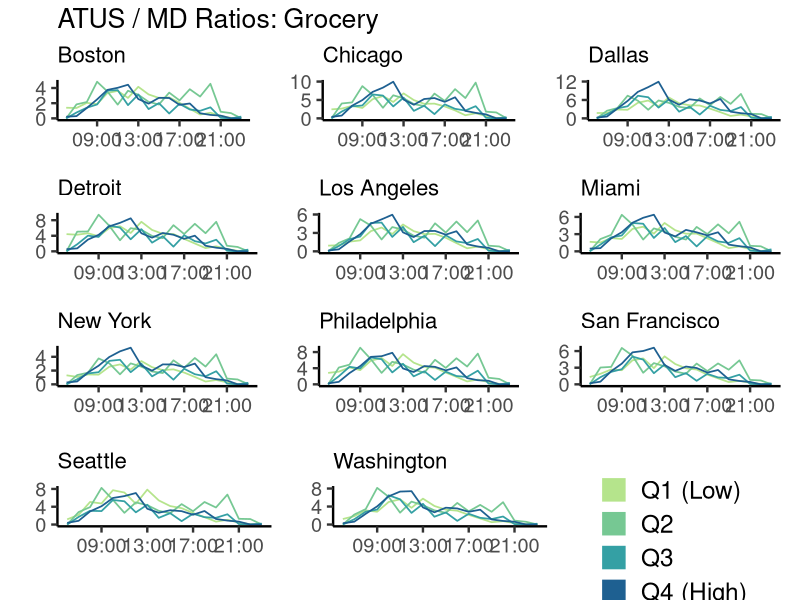
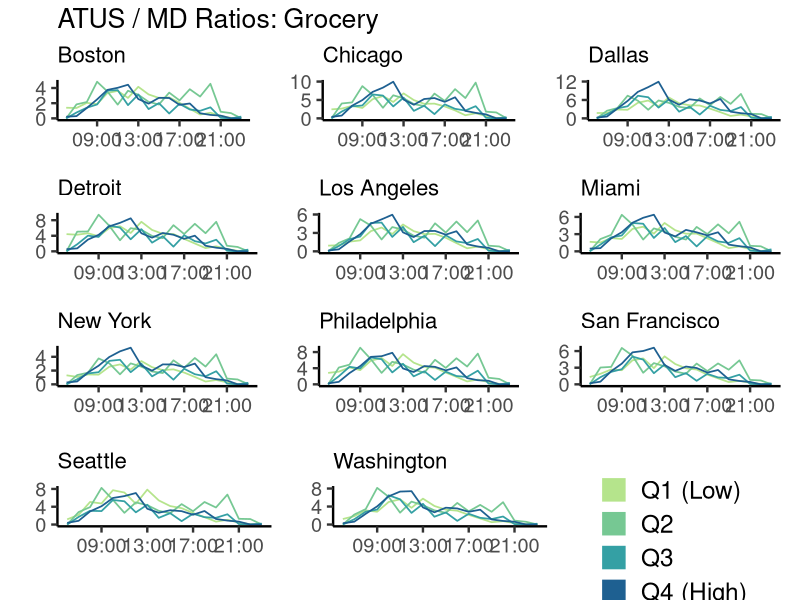

Here is the R script that generated these plots, in order:
## CODE TO RECREATE FIGURE S2 ##

# read in packages
library(tidyverse)
library(patchwork)
library(cowplot)

# read in csv
atus_md_ratio_grocery_figS2 <- read.csv("figS2.csv")

# add column for the time labels on the x-axis
atus_md_ratio_grocery_figS2 <- atus_md_ratio_grocery_figS2 %>%
  mutate(time_label = as.POSIXct(key * 3600, origin = "1970-01-01", tz = "UTC"))

# set start and end time variables
start_time <- as.POSIXct(6 * 3600, origin = "1970-01-01", tz = "UTC")
end_time <- as.POSIXct(23 * 3600, origin = "1970-01-01", tz = "UTC")


## BOSTON ##
# csv file combines all 11 cities, each plotted separately to ensure best possible formatting
atus_md_ratio_grocery_boston_figS2 <- atus_md_ratio_grocery_figS2 %>%
  filter(city == "Boston")

si_boston_atusmd_grocery_ratio <- ggplot() +
  geom_path(data=atus_md_ratio_grocery_boston_figS2, linewidth = 0.6, aes(x = time_label, y = atusmd_ratio, color = inc_quart)) +
  scale_x_datetime(date_labels = "%H:%M",  
                   date_breaks = "4 hours",
                   limits = c(start_time, end_time)) +  
  theme_classic(base_size = 18) +
  theme(title = element_text(size = 16),
        axis.title.y = element_text(vjust = +2.25),
        axis.title.x = element_text(vjust = -0.75), 
        plot.margin = unit(c(0.01,0.3,0.01,0.01), "cm"),
        legend.position = "none") +
  labs(title = "ATUS / MD Ratios: Grocery", subtitle = "Boston", x = "", y = "") +
  scale_color_manual("", values = c("Q1" = "#b5e48c", "Q2" = "#76c893", "Q3" = "#34a0a4", "Q4" = "#1e6091")) +
  scale_y_continuous(breaks = c(0,2,4))


## CHICAGO ##
atus_md_ratio_grocery_chicago_figS2 <- atus_md_ratio_grocery_figS2 %>%
  filter(city == "Chicago")

si_chicago_atusmd_grocery_ratio <- ggplot() +
  geom_path(data=atus_md_ratio_grocery_chicago_figS2, linewidth = 0.6, aes(x = time_label, y = atusmd_ratio, color = inc_quart)) +
  scale_x_datetime(date_labels = "%H:%M",  
                   date_breaks = "4 hours",
                   limits = c(start_time, end_time)) +  
  theme_classic(base_size = 18) +
  theme(title = element_text(size = 16),
        axis.title.y = element_text(vjust = +2.25),
        axis.title.x = element_text(vjust = -0.75), 
        plot.margin = unit(c(0.01,0.3,0.01,0.01), "cm"),
        legend.position = "none") +
  labs(subtitle = "Chicago", x = "", y = "") +
  scale_color_manual("", values = c("Q1" = "#b5e48c", "Q2" = "#76c893", "Q3" = "#34a0a4", "Q4" = "#1e6091")) +
  scale_y_continuous(breaks = c(0,5,10))


## DALLAS ##
atus_md_ratio_grocery_dallas_figS2 <- atus_md_ratio_grocery_figS2 %>%
  filter(city == "Dallas")

si_dallas_atusmd_grocery_ratio <- ggplot() +
  geom_path(data=atus_md_ratio_grocery_dallas_figS2, linewidth = 0.6, aes(x = time_label, y = atusmd_ratio, color = inc_quart)) +
  scale_x_datetime(date_labels = "%H:%M",  
                   date_breaks = "4 hours",
                   limits = c(start_time, end_time)) +  
  theme_classic(base_size = 18) +
  theme(title = element_text(size = 16),
        axis.title.y = element_text(vjust = +2.25),
        axis.title.x = element_text(vjust = -0.75), 
        plot.margin = unit(c(0.01,0.3,0.01,0.01), "cm"),
        legend.position = "none") +
  labs(subtitle = "Dallas", x = "", y = "") +
  scale_color_manual("", values = c("Q1" = "#b5e48c", "Q2" = "#76c893", "Q3" = "#34a0a4", "Q4" = "#1e6091")) +
  scale_y_continuous(breaks = c(0,6,12))


## DETROIT ##
atus_md_ratio_grocery_detroit_figS2 <- atus_md_ratio_grocery_figS2 %>%
  filter(city == "Detroit")

si_detroit_atusmd_grocery_ratio <- ggplot() +
  geom_path(data=atus_md_ratio_grocery_detroit_figS2, linewidth = 0.6, aes(x = time_label, y = atusmd_ratio, color = inc_quart)) +
  scale_x_datetime(date_labels = "%H:%M",  
                   date_breaks = "4 hours",
                   limits = c(start_time, end_time)) +  
  theme_classic(base_size = 18) +
  theme(title = element_text(size = 16),
        axis.title.y = element_text(vjust = +2.25),
        axis.title.x = element_text(vjust = -0.75), 
        plot.margin = unit(c(0.01,0.3,0.01,0.01), "cm"),
        legend.position = "none") +
  labs(subtitle = "Detroit", x = "", y = "") +
  scale_color_manual("", values = c("Q1" = "#b5e48c", "Q2" = "#76c893", "Q3" = "#34a0a4", "Q4" = "#1e6091")) +
  scale_y_continuous(breaks = c(0,4,8))


## LOS ANGELES ##
atus_md_ratio_grocery_losangeles_figS2 <- atus_md_ratio_grocery_figS2 %>%
  filter(city == "Los Angeles")

si_losangeles_atusmd_grocery_ratio <- ggplot() +
  geom_path(data=atus_md_ratio_grocery_losangeles_figS2, linewidth = 0.6, aes(x = time_label, y = atusmd_ratio, color = inc_quart)) +
  scale_x_datetime(date_labels = "%H:%M",  
                   date_breaks = "4 hours",
                   limits = c(start_time, end_time)) +  
  theme_classic(base_size = 18) +
  theme(title = element_text(size = 16),
        axis.title.y = element_text(vjust = +2.25),
        axis.title.x = element_text(vjust = -0.75), 
        plot.margin = unit(c(0.01,0.3,0.01,0.01), "cm"),
        legend.position = "none") +
  labs(subtitle = "Los Angeles", x = "", y = "") +
  scale_color_manual("", values = c("Q1" = "#b5e48c", "Q2" = "#76c893", "Q3" = "#34a0a4", "Q4" = "#1e6091")) +
  scale_y_continuous(breaks = c(0,3,6))


## MIAMI ##
atus_md_ratio_grocery_miami_figS2 <- atus_md_ratio_grocery_figS2 %>%
  filter(city == "Miami")

si_miami_atusmd_grocery_ratio <- ggplot() +
  geom_path(data=atus_md_ratio_grocery_miami_figS2, linewidth = 0.6, aes(x = time_label, y = atusmd_ratio, color = inc_quart)) +
  scale_x_datetime(date_labels = "%H:%M",  
                   date_breaks = "4 hours",
                   limits = c(start_time, end_time)) +  
  theme_classic(base_size = 18) +
  theme(title = element_text(size = 16),
        axis.title.y = element_text(vjust = +2.25),
        axis.title.x = element_text(vjust = -0.75), 
        plot.margin = unit(c(0.01,0.3,0.01,0.01), "cm"),
        legend.position = "none") +
  labs(subtitle = "Miami", x = "", y = "") +
  scale_color_manual("", values = c("Q1" = "#b5e48c", "Q2" = "#76c893", "Q3" = "#34a0a4", "Q4" = "#1e6091")) +
  scale_y_continuous(breaks = c(0,3,6))


## NEW YORK ##
atus_md_ratio_grocery_newyork_figS2 <- atus_md_ratio_grocery_figS2 %>%
  filter(city == "New York")

si_newyork_atusmd_grocery_ratio <- ggplot() +
  geom_path(data=atus_md_ratio_grocery_newyork_figS2, linewidth = 0.6, aes(x = time_label, y = atusmd_ratio, color = inc_quart)) +
  scale_x_datetime(date_labels = "%H:%M",  
                   date_breaks = "4 hours",
                   limits = c(start_time, end_time)) +  
  theme_classic(base_size = 18) +
  theme(title = element_text(size = 16),
        axis.title.y = element_text(vjust = +2.25),
        axis.title.x = element_text(vjust = -0.75), 
        plot.margin = unit(c(0.01,0.3,0.01,0.01), "cm"),
        legend.position = "none") +
  labs(subtitle = "New York", x = "", y = "") +
  scale_color_manual("", values = c("Q1" = "#b5e48c", "Q2" = "#76c893", "Q3" = "#34a0a4", "Q4" = "#1e6091")) +
  scale_y_continuous(breaks = c(0,2,4))


## PHILADELPHIA ##
atus_md_ratio_grocery_philadelphia_figS2 <- atus_md_ratio_grocery_figS2 %>%
  filter(city == "Philadelphia")

si_philadelphia_atusmd_grocery_ratio <- ggplot() +
  geom_path(data=atus_md_ratio_grocery_philadelphia_figS2, linewidth = 0.6, aes(x = time_label, y = atusmd_ratio, color = inc_quart)) +
  scale_x_datetime(date_labels = "%H:%M",  
                   date_breaks = "4 hours",
                   limits = c(start_time, end_time)) + 
  theme_classic(base_size = 18) +
  theme(title = element_text(size = 16),
        axis.title.y = element_text(vjust = +2.25),
        axis.title.x = element_text(vjust = -0.75), 
        plot.margin = unit(c(0.01,0.3,0.01,0.01), "cm"),
        legend.position = "none") +
  labs(subtitle = "Philadelphia", x = "", y = "") +
  scale_color_manual("", values = c("Q1" = "#b5e48c", "Q2" = "#76c893", "Q3" = "#34a0a4", "Q4" = "#1e6091")) +
  scale_y_continuous(breaks = c(0,4,8))


## SAN FRANCISCO ##
atus_md_ratio_grocery_sanfrancisco_figS2 <- atus_md_ratio_grocery_figS2 %>%
  filter(city == "San Francisco")

si_sanfrancisco_atusmd_grocery_ratio <- ggplot() +
  geom_path(data=atus_md_ratio_grocery_sanfrancisco_figS2, linewidth = 0.6, aes(x = time_label, y = atusmd_ratio, color = inc_quart)) +
  scale_x_datetime(date_labels = "%H:%M",  
                   date_breaks = "4 hours",
                   limits = c(start_time, end_time)) +  
  theme_classic(base_size = 18) +
  theme(title = element_text(size = 16),
        axis.title.y = element_text(vjust = +2.25),
        axis.title.x = element_text(vjust = -0.75), 
        plot.margin = unit(c(0.01,0.3,0.01,0.01), "cm"),
        legend.position = "none") +
  labs(subtitle = "San Francisco", x = "", y = "") +
  scale_color_manual("", values = c("Q1" = "#b5e48c", "Q2" = "#76c893", "Q3" = "#34a0a4", "Q4" = "#1e6091")) +
  scale_y_continuous(breaks = c(0,3,6))


## SEATTLE ##
atus_md_ratio_grocery_seattle_figS2 <- atus_md_ratio_grocery_figS2 %>%
  filter(city == "Seattle")

si_seattle_atusmd_grocery_ratio <- ggplot() +
  geom_path(data=atus_md_ratio_grocery_seattle_figS2, linewidth = 0.6, aes(x = time_label, y = atusmd_ratio, color = inc_quart)) +
  scale_x_datetime(date_labels = "%H:%M",  
                   date_breaks = "4 hours",
                   limits = c(start_time, end_time)) +  
  theme_classic(base_size = 18) +
  theme(title = element_text(size = 16),
        axis.title.y = element_text(vjust = +2.25),
        axis.title.x = element_text(vjust = -0.75), 
        plot.margin = unit(c(0.01,0.3,0.01,0.01), "cm"),
        legend.position = "none") +
  labs(subtitle = "Seattle", x = "", y = "") +
  scale_color_manual("", values = c("Q1" = "#b5e48c", "Q2" = "#76c893", "Q3" = "#34a0a4", "Q4" = "#1e6091"))  +
  scale_y_continuous(breaks = c(0,4,8))


## WASHINGTON ##
atus_md_ratio_grocery_washington_figS2 <- atus_md_ratio_grocery_figS2 %>%
  filter(city == "Washington")

si_washington_atusmd_grocery_ratio <- ggplot() +
  geom_path(data=atus_md_ratio_grocery_washington_figS2, linewidth = 0.6, aes(x = time_label, y = atusmd_ratio, color = inc_quart)) +
  scale_x_datetime(date_labels = "%H:%M",  
                   date_breaks = "4 hours",
                   limits = c(start_time, end_time)) +  
  theme_classic(base_size = 18) +
  theme(title = element_text(size = 16),
        axis.title.y = element_text(vjust = +2.25),
        axis.title.x = element_text(vjust = -0.75), 
        plot.margin = unit(c(0.01,0.3,0.01,0.01), "cm"),
        legend.position = "none") +
  labs(subtitle = "Washington", x = "", y = "") +
  scale_color_manual("", values = c("Q1" = "#b5e48c", "Q2" = "#76c893", "Q3" = "#34a0a4", "Q4" = "#1e6091")) +
  scale_y_continuous(breaks = c(0,4,8))


## legend ##
atus_md_ratio_grocery_figS2_boston_legend <- ggplot(data=atus_md_ratio_grocery_boston_figS2, aes(x = time_label, y = atusmd_ratio, color = inc_quart_legend_label, fill = inc_quart_legend_label)) +
  geom_bar(stat="identity") +
  scale_x_datetime(date_labels = "%H:%M",  
                   date_breaks = "4 hours",
                   limits = c(start_time, end_time)) +  
  facet_wrap(~inc_quart, ncol = 2, nrow = 2) +
  theme_classic(base_size = 22) +
  theme(axis.title.y = element_text(vjust = +2.25),
        axis.title.x = element_text(vjust = -0.75), 
        plot.margin = unit(c(0.01,0.01,0.01,0.01), "cm"),
        legend.position = "right",
        legend.key.spacing.y = unit(0.25, "cm"),
        strip.background = element_blank(),
        strip.text.x = element_blank()) +
  labs(x = "", y = "", title = "American Time Use Survey / Mobility Data Ratio", subtitle = "(Boston)") +
  scale_fill_manual("", values = c("Q1 (Low)" = "#b5e48c", "Q2" = "#76c893", "Q3" = "#34a0a4", "Q4 (High)" = "#1e6091")) +
  scale_color_manual("", values = c("Q1 (Low)" = "#b5e48c", "Q2" = "#76c893", "Q3" = "#34a0a4", "Q4 (High)" = "#1e6091"))


# extract legend 
figS2_legend <- get_plot_component(atus_md_ratio_grocery_figS2_boston_legend, 'guide-box-right', return_all = TRUE)


## combine 11 city plots and legend to create Figure S2 ##
p_figS2 <- (si_boston_atusmd_grocery_ratio | si_chicago_atusmd_grocery_ratio |si_dallas_atusmd_grocery_ratio) / 
           (si_detroit_atusmd_grocery_ratio | si_losangeles_atusmd_grocery_ratio | si_miami_atusmd_grocery_ratio) /
           (si_newyork_atusmd_grocery_ratio | si_philadelphia_atusmd_grocery_ratio | si_sanfrancisco_atusmd_grocery_ratio) /
           (si_seattle_atusmd_grocery_ratio | si_washington_atusmd_grocery_ratio | figS2_legend)

# print Figure S2
p_figS2

# save at this size
ggsave("p_figS2.png", p_figS2, width = 14, height = 10, units = "in")
